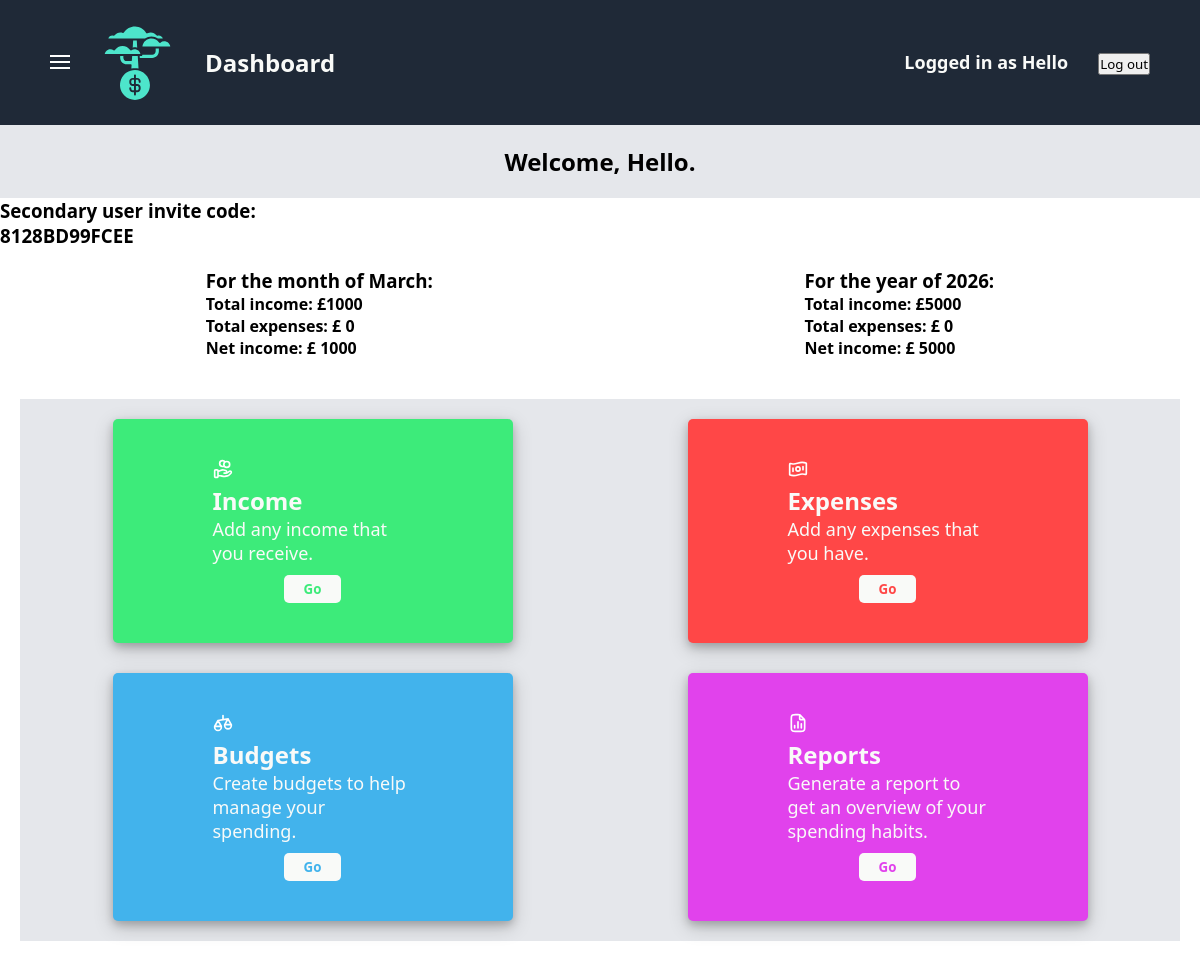
The app's page /dashboard/ (signed in), older data.
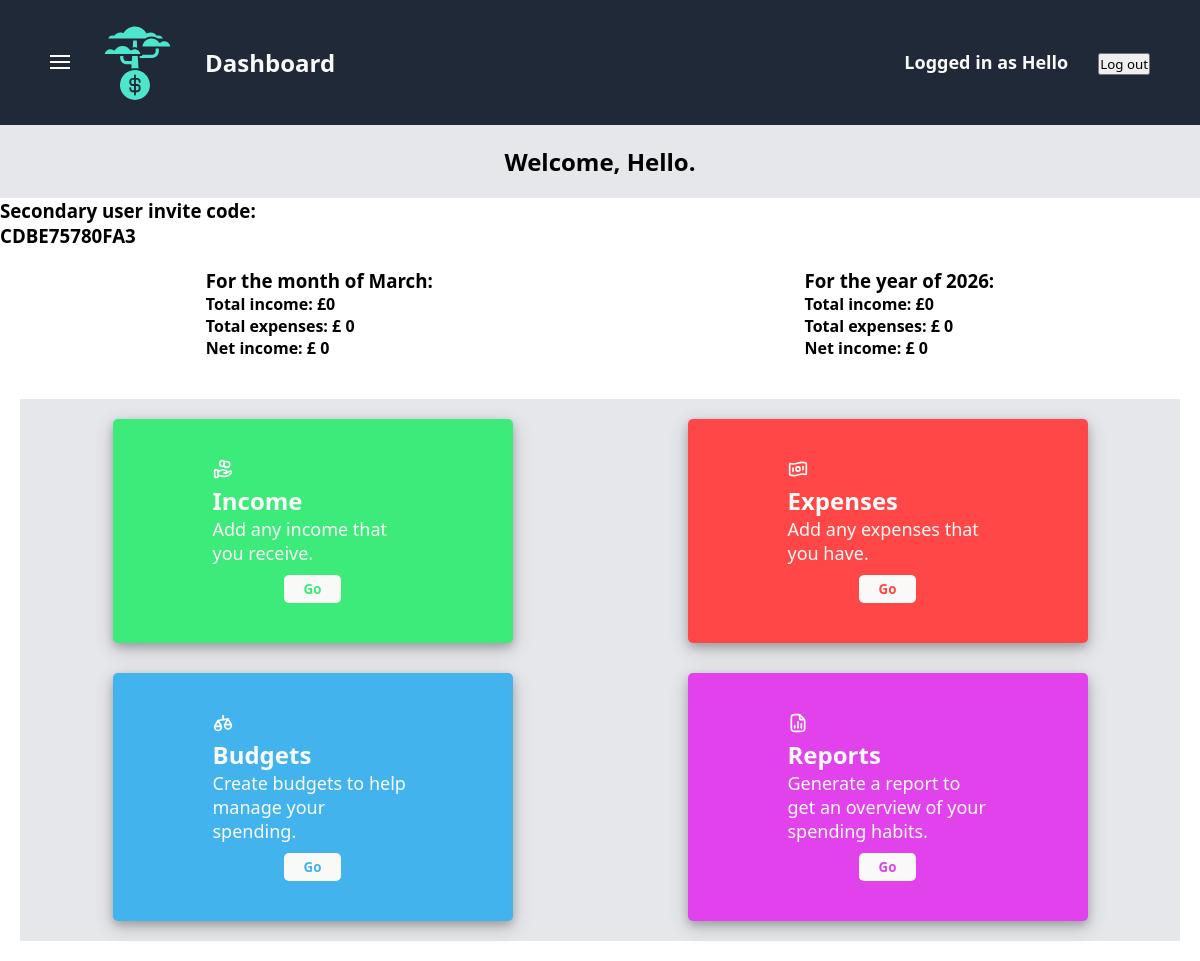
The same page, newer data.
### finance/models.py (models this page shows)
class SecondaryUserCode(models.Model):
    primary_user = models.OneToOneField(User, on_delete=models.CASCADE)
    code = models.CharField(max_length=12, unique=True, editable=False)

### dashboard/views.py (the view)
# urls.py: path("dashboard/", views.dashboard, name="dashboard")
@login_required
def dashboard(request):
    def sumFinancialObjectsFromList(l, timeframe="Month"):
        sum = 0
        for i in range(len(l)):
            if l[i].frequency == "Monthly" and timeframe == "Year":
                value_to_add = (12-l[i].startDate.month+1) * l[i].value
            else:
                value_to_add = l[i].value
            sum += value_to_add
        return sum
    user = request.user
    current_date = datetime.now()
    current_year = current_date.year
    current_month = current_date.month
    current_month_income = list(Income.objects.filter(Q(frequency="Monthly") | (Q(frequency="One-off") & Q(startDate__month=str(current_month))) | (Q(frequency="Yearly") & Q(startDate__month=str(current_month)))))
    current_year_income = list(Income.objects.filter(Q(frequency="Monthly") | (Q(frequency="One-off") & Q(startDate__year=str(current_year))) | Q(frequency="Yearly")))
    current_month_expenses = list(Expense.objects.filter(Q(frequency="Monthly") | (Q(frequency="One-off") & Q(startDate__month=str(current_month))) | (Q(frequency="Yearly") & Q(startDate__month=str(current_month)))))
    current_year_expenses = list(Expense.objects.filter(Q(frequency="Monthly") | (Q(frequency="One-off") & Q(startDate__year=str(current_year))) | Q(frequency="Yearly")))
    current_month_income_total = sumFinancialObjectsFromList(current_month_income)
    current_year_income_total = sumFinancialObjectsFromList(current_year_income, "Year")
    current_month_expenses_total = sumFinancialObjectsFromList(current_month_expenses)
    current_year_expenses_total = sumFinancialObjectsFromList(current_year_expenses, "Year")
    current_month_net_income = current_month_income_total - current_month_expenses_total
    current_year_net_income = current_year_income_total - current_year_expenses_total
    if current_month == 1:
        current_month = "January"
    elif current_month == 2:
        current_month = "February"
    elif current_month == 3:
        current_month = "March"
    elif current_month == 4:
        current_month = "April"
    elif current_month == 5:
        current_month = "May"
    elif current_month == 6:
        current_month = "June"
    elif current_month == 7:
        current_month = "July"
    elif current_month == 8:
        current_month = "August"
    elif current_month == 9:
        current_month = "September"
    elif current_month == 10:
        current_month = "October"
    elif current_month == 11:
        current_month = "November"
    else:
        current_month = "December"
    users = list(User.objects.filter(is_superuser=False))
    if len(users) > 0:
        inviteCode = SecondaryUserCode.objects.get()
    else:
        inviteCode = None
    return render(
        request,
        "dashboard/dashboard.html",
        {
            "user": user,
            "inviteCode": inviteCode,
            "current_month": current_month,
            "current_year": current_year,
            "current_month_income_total": current_month_income_total,
            "current_year_income_total": current_year_income_total,
            "current_month_expenses_total": current_month_expenses_total,
            "current_year_expenses_total": current_year_expenses_total,
            "current_month_net_income": current_month_net_income,
            "current_year_net_income": current_year_net_income
        }
    )

### dashboard/templates/dashboard/dashboard.html (shortened to what this page needs)
{% extends "dashboard/navbar-and-sidebar-base.html" %}
{% block extra_css %}
    {% load static %}
    <link rel="stylesheet" href="{% static 'dashboard/dashboard-style.css' %}">
{% endblock %}
{% block content %}
    <div class="welcome">
        {% if user %}
            <h2>Welcome, {{ user.username }}.</h2>
        {% else %}
            <h2>Welcome.</h2>
        {% endif %}
    </div>
    <div class="invite-code">
        <h3>Secondary user invite code:</h3>
        <h3>{{ inviteCode.code }}</h3>
    </div>
    <div class="net-income-info">
        <div class="left-side">
            <h3>For the month of {{ current_month }}:</h3>
            <h4>Total income: £{{ current_month_income_total }}</h4>
            <h4>Total expenses: £ {{ current_month_expenses_total }}</h4>
            <h4>Net income: £ {{ current_month_net_income }}</h4>
        </div>
        <div class="right-side">
            <h3>For the year of {{ current_year }}:</h3>
            <h4>Total income: £{{ current_year_income_total }}</h4>
            <h4>Total expenses: £ {{ current_year_expenses_total }}</h4>
            <h4>Net income: £ {{ current_year_net_income }}</h4>
        </div>
    </div>
    <div class="option-cards-section">
        <ul class="option-cards-group">
            <li class="option-card incomes-card">
                <div class="incomes-top">
                    <div class="card-heading">Income</div>
                    <div class="card-body">Add any income that you receive.</div>
                </div>
                <div class="incomes-bottom">
                    <button id="incomes-button" class="card-button">Go</button>
                </div>
            </li>
            <li class="option-card expenses-card">
                <div class="expenses-top">
                    <div class="card-heading">Expenses</div>
                    <div class="card-body">Add any expenses that you have.</div>
                </div>
                <div class="expenses-bottom">
                    <button id="expenses-button" class="card-button">Go</button>
                </div>
            </li>
            <li class="option-card budgets-card">
                <div class="budgets-top">
                    <div class="card-heading">Budgets</div>
                    <div class="card-body">Create budgets to help manage your spending.</div>
                </div>
                <div class="budgets-bottom">
                    <button id="budgets-button" class="card-button">Go</button>
                </div>
            </li>
            <li class="option-card reports-card">
                <div class="reports-top">
                    <div class="card-heading">Reports</div>
                    <div class="card-body">Generate a report to get an overview of your spending habits.</div>
                </div>
                <div class="reports-bottom">
                    <button id="reports-button" class="card-button">Go</button>
                </div>
            </li>
        </ul>
    </div>
{% endblock %}

Row changes from the older to the newer data that the page shows:
removed SecondaryUserCode: code "8128BD99FCEE"
added SecondaryUserCode: code "CDBE75780FA3"
Text that changed along with them:
{{ current_month_income_total }}: "1000" → "0"
{{ current_month_net_income }}: "1000" → "0"
{{ current_year_income_total }}: "5000" → "0"
{{ current_year_net_income }}: "5000" → "0"
